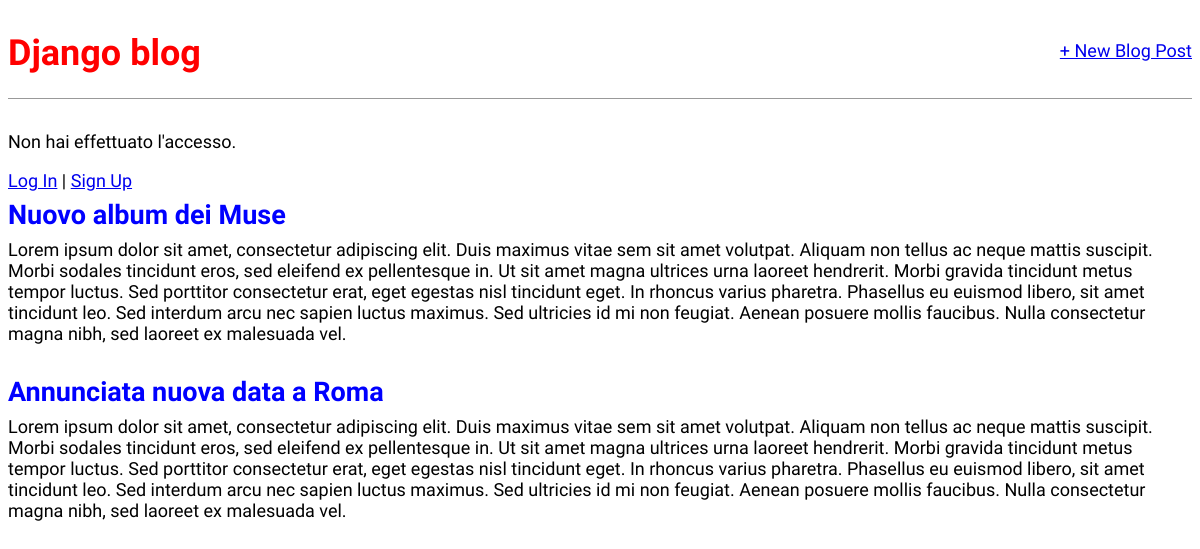
Before: / with the older database file.
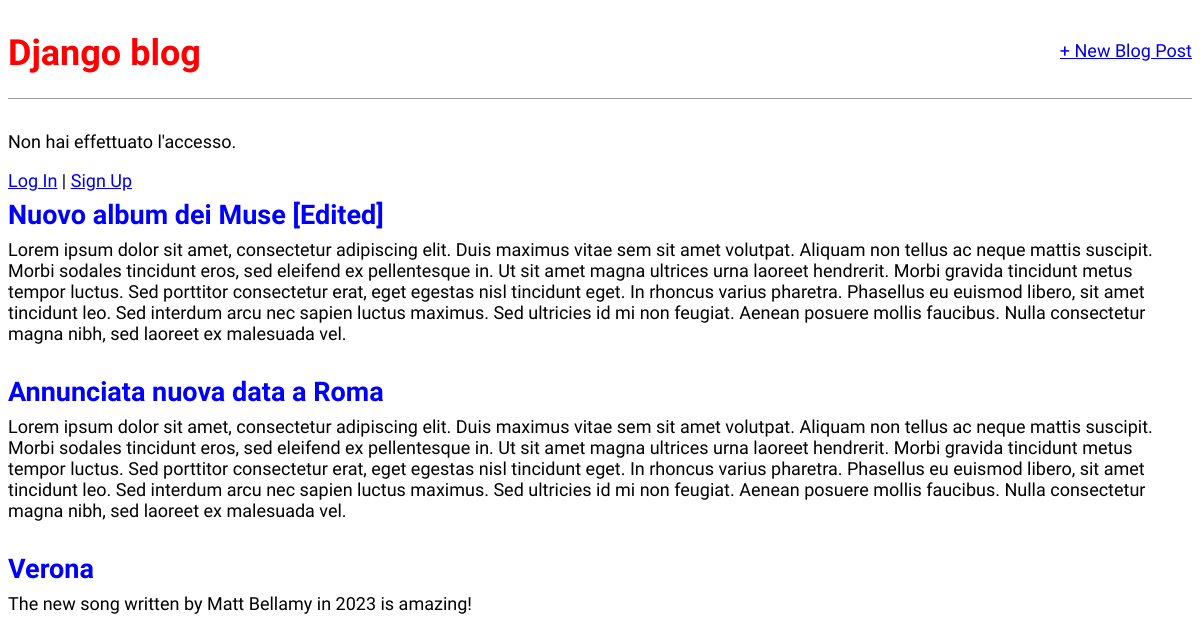
After: the same page with the newer database file.
### blog/models.py (models this page shows, shortened)
class Post(models.Model):
    title = models.CharField(max_length=200)
    author = models.ForeignKey(
        "auth.User",
        on_delete=models.CASCADE,
    )
    body = models.TextField()

### blog/views.py (the view)
# urls.py: path("", BlogListView.as_view(), name="home"),
class BlogListView(ListView):
    model = Post
    template_name = "home.html"

### templates/home.html
{% extends "base.html" %}
{% block content %}
{% for post in post_list %}
    <div class="post-entry">
        <h2> <a href="{% url 'post_detail' post.pk %}">{{ post.title }}</a></h2>
        <p>{{ post.body }}</p>
    </div>
{% endfor %}
{% endblock content %}

### templates/base.html (shortened to what this page needs)
{% load static %}
<html>
    <head>
        <link rel="stylesheet" href="{% static 'css/base.css' %}">
    </head>
    <body>
        <header>
            <div class="nav-left">
                <h1><a href="{% url 'home' %}">Django blog</a></h1>
            </div>
            <div class="nav-right">
                <a href="{% url 'post_new' %}">+ New Blog Post</a>
            </div>
        </header>
        {% if user.is_authenticated %}
            <p>Ciao {{ user.username }}!</p>
            <p><a href="{% url 'logout' %}">Log out</a></p>
        {% else %}
            <p>Non hai effettuato l'accesso.</p>
            <a href="{% url 'login' %}">Log In</a> | <a href="{% url 'signup' %}">Sign Up</a>
        {% endif %}
        <div>
            {% block content %}
            {% endblock content %}
        </div>
    </body>
</html>

### static/css/base.css (style rules this page uses)
body { font-family: 'Source Sans Pro', sans-serif; font-size: 18px; }
header { border-bottom: 1px solid #999; margin-bottom: 2rem; display: flex; }
header h1 a { color: red; text-decoration: none; }
.nav-left { margin-right: auto; }
.nav-right { display: flex; padding-top: 2rem; }
.post-entry { margin-bottom: 2rem; }
.post-entry h2 { margin: 0.5rem 0; }
.post-entry h2 a, .post-entry h2 a:visited { color: blue; text-decoration: none; }
.post-entry p { margin: 0; font-weight: 400; }

Changed rows visible on the page:
changed Post: title "Nuovo album dei Muse" → "Nuovo album dei Muse [Edited]"
added Post: title "Verona", body "The new song written by Matt Bellamy in 2023 is amazing!"
